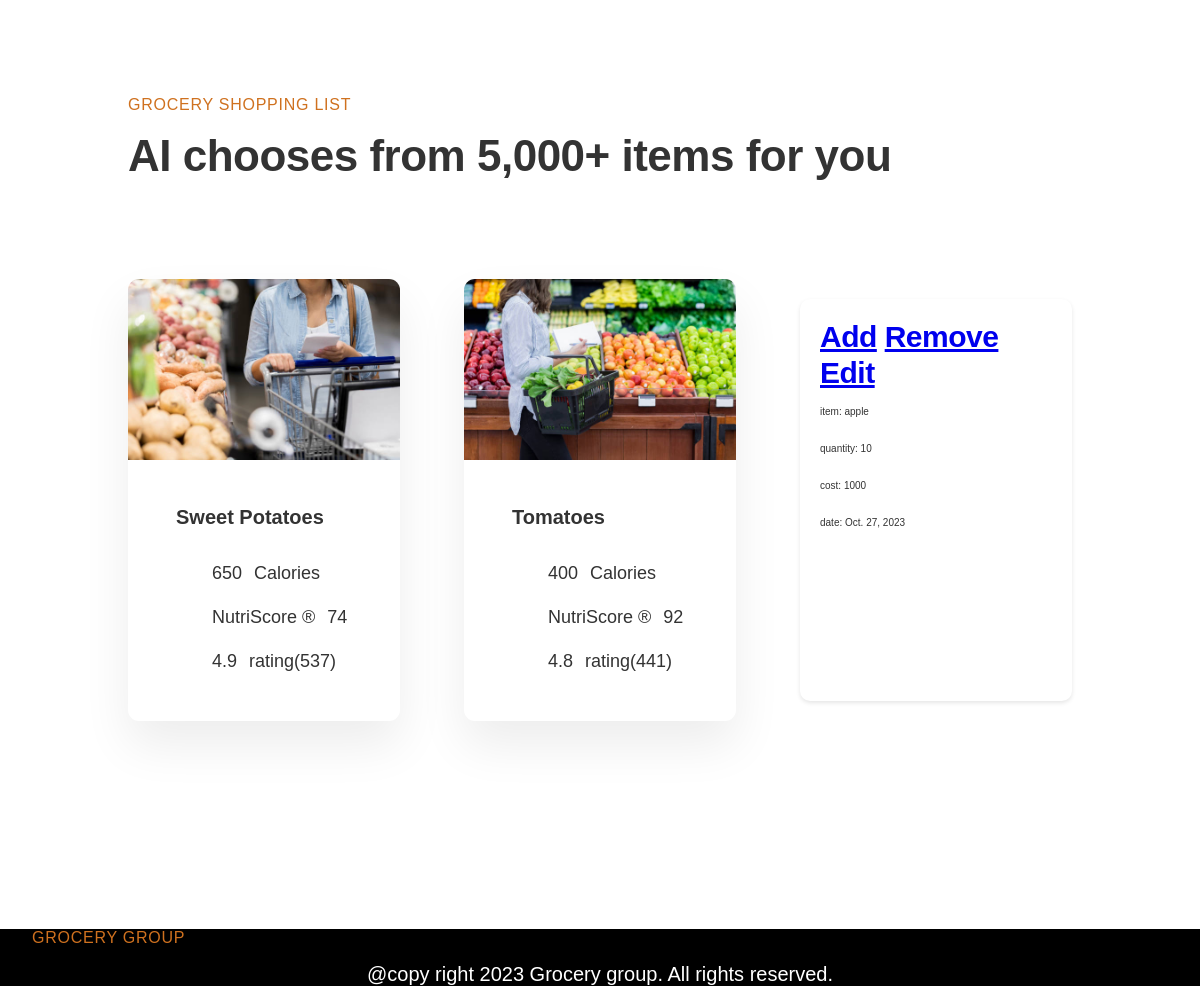
The app's page /, older data.
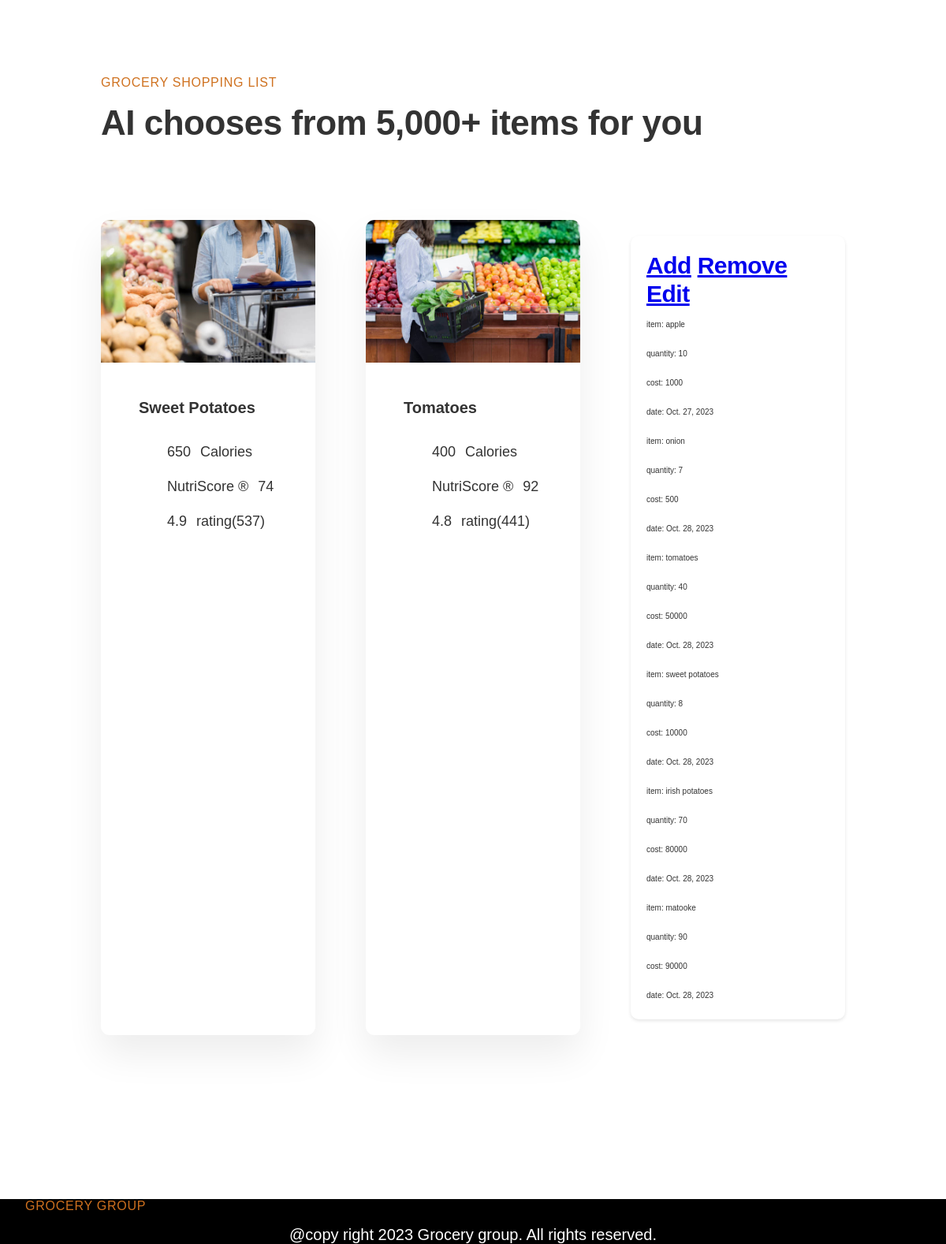
The same page, newer data.
### shopping/models.py (models this page shows, shortened)
class ShoppingList(models.Model):
    name = models.CharField(max_length=100,blank=False,null=False)
    quantity = models.IntegerField(default=0,blank=False,null=False)
    date = models.DateField(auto_now_add=True,blank=False,null=False)
    cost = models.IntegerField(default=0,blank=False,null=False)

### shopping/views.py (the view)
# urls.py: path('', views.index, name='index'),
def index(request):
    items = ShoppingList.objects.all()
    return render(request, 'index.html', {'items': items})

### shopping/templates/index.html (shortened to what this page needs)
{% load static %}
<!DOCTYPE html>
<html lang="en">
<head>
  <link rel="stylesheet" href="{% static 'css/julie.css' %}" />
</head>
<body>
  <section class="section-meals">
    <div class="container center-text">
      <span class="sub-heading"> Grocery Shopping list</span>
      <h2 class="heading-secondary"> AI chooses from 5,000+ items for you</h2>
     </div>
     <div class=" container grid grid--3-cols margin-bottom-md">
      <div class="meal">
        <img src="{% static 'images/cart2.jpg' %}"
         class="meal-img"
         alt="japanese Gyozas"/>
         <div class="meal-content">
        <p class="meal-title">Sweet Potatoes</p>
       <ul class="meal-attributes">
        <li class="meal-attribute"><ion-icon class="meal-icon" name="flame-outline"></ion-icon><strong>650</strong><span>Calories</span> </li>
        <li class="meal-attribute"><ion-icon class="meal-icon" name="restaurant-outline"></ion-icon><span>NutriScore &reg;</span> <strong>74</strong>
         </li>
        <li class="meal-attribute"> <ion-icon class="meal-icon" name="star-outline"></ion-icon><strong>4.9</strong><span>rating(537)</span>
        </li>
        </ul>
      </div>
    </div>
    <div class="meal">
      <img src="{% static 'images/cart1.jpg' %}"
       class="meal-img"
       alt="japanese Gyozas"/>
       <div class="meal-content">
      <p class="meal-title">Tomatoes</p>
     <ul class="meal-attributes">
      <li class="meal-attribute"><ion-icon class="meal-icon" name="flame-outline"></ion-icon><strong>400</strong><span>Calories</span> </li>
      <li class="meal-attribute"><ion-icon class="meal-icon" name="restaurant-outline"></ion-icon><span>NutriScore &reg;</span> <strong>92</strong>
       </li>
      <li class="meal-attribute"> <ion-icon class="meal-icon" name="star-outline"></ion-icon><strong>4.8</strong><span>rating(441)</span>
      </li>
      </ul>
    </div>
  </div>
  <div class="diets card">
    <h3 class="heading-tertiary"><a href="/add">Add</a>
    <a href="{% url 'shopping_list' %}">Remove</a>
    <a href="{% url 'shopping_list' %}">Edit</a>
    </h3>
    <ul class="list">
        {% for item in items %}
        <li>item: {{ item.name }}</li>
        <li>quantity: {{ item.quantity }}</li>
        <li>cost: {{ item.cost }}</li>
        <li>date: {{ item.date }}</li>
        {% endfor %}
    </ul>
</div>
  </section>
  <div class="bottom">
    <footer style="background: black;">
      <div class="container center-text">
        <span class="sub-heading"> Grocery group</span>
        <p style="text-align: center; color: white; font-size: 20px;">
          @copy right 2023 Grocery group.
          All rights reserved.
        </p>
      </div>
    </footer>
  </div>
</body>
</html>

Row changes from the older to the newer data that the page shows:
added ShoppingList: name "onion", quantity "7", cost "500", date "Oct. 28, 2023"
added ShoppingList: name "tomatoes", quantity "40", cost "50000", date "Oct. 28, 2023"
added ShoppingList: name "sweet potatoes", quantity "8", cost "10000", date "Oct. 28, 2023"
added ShoppingList: name "irish potatoes", quantity "70", cost "80000", date "Oct. 28, 2023"
added ShoppingList: name "matooke", quantity "90", cost "90000", date "Oct. 28, 2023"
